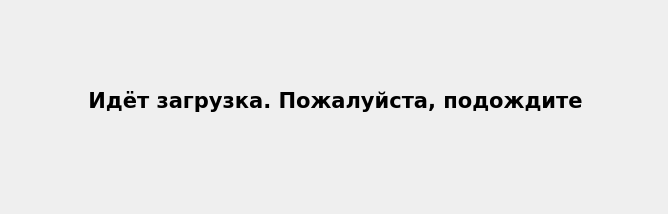
<?xml version="1.0" encoding="UTF-8"?>
<ui version="4.0">
 <class>loadingForm</class>
 <widget class="QWidget" name="loadingForm">
  <property name="geometry">
   <rect>
    <x>0</x>
    <y>0</y>
    <width>668</width>
    <height>214</height>
   </rect>
  </property>
  <property name="windowTitle">
   <string>Form</string>
  </property>
  <widget class="QLabel" name="label">
   <property name="geometry">
    <rect>
     <x>10</x>
     <y>10</y>
     <width>651</width>
     <height>181</height>
    </rect>
   </property>
   <property name="font">
    <font>
     <family>Verdana</family>
     <pointsize>16</pointsize>
     <weight>75</weight>
     <bold>true</bold>
     <kerning>true</kerning>
    </font>
   </property>
   <property name="text">
    <string>Идёт загрузка. Пожалуйста, подождите</string>
   </property>
   <property name="alignment">
    <set>Qt::AlignCenter</set>
   </property>
  </widget>
 </widget>
 <resources/>
 <connections/>
</ui>
